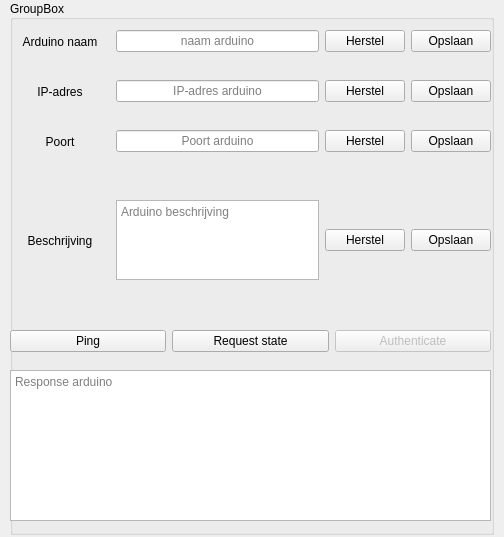
<?xml version="1.0" encoding="UTF-8"?>
<ui version="4.0">
 <class>bsfDeviceFormWidget</class>
 <widget class="QWidget" name="bsfDeviceFormWidget">
  <property name="geometry">
   <rect>
    <x>0</x>
    <y>0</y>
    <width>504</width>
    <height>537</height>
   </rect>
  </property>
  <property name="minimumSize">
   <size>
    <width>504</width>
    <height>537</height>
   </size>
  </property>
  <property name="windowTitle">
   <string>Form</string>
  </property>
  <widget class="QGroupBox" name="groupBoxDevice">
   <property name="geometry">
    <rect>
     <x>10</x>
     <y>0</y>
     <width>484</width>
     <height>535</height>
    </rect>
   </property>
   <property name="minimumSize">
    <size>
     <width>484</width>
     <height>535</height>
    </size>
   </property>
   <property name="maximumSize">
    <size>
     <width>16777215</width>
     <height>16777215</height>
    </size>
   </property>
   <property name="title">
    <string>GroupBox</string>
   </property>
   <property name="alignment">
    <set>Qt::AlignLeading|Qt::AlignLeft|Qt::AlignVCenter</set>
   </property>
   <widget class="QWidget" name="">
    <property name="geometry">
     <rect>
      <x>0</x>
      <y>20</y>
      <width>481</width>
      <height>43</height>
     </rect>
    </property>
    <layout class="QHBoxLayout" name="horizontalLayoutName">
     <property name="topMargin">
      <number>10</number>
     </property>
     <property name="rightMargin">
      <number>0</number>
     </property>
     <property name="bottomMargin">
      <number>10</number>
     </property>
     <item>
      <widget class="QLabel" name="labelName">
       <property name="minimumSize">
        <size>
         <width>100</width>
         <height>0</height>
        </size>
       </property>
       <property name="text">
        <string>Arduino naam</string>
       </property>
       <property name="alignment">
        <set>Qt::AlignCenter</set>
       </property>
      </widget>
     </item>
     <item>
      <widget class="QLineEdit" name="lineEditName">
       <property name="minimumSize">
        <size>
         <width>200</width>
         <height>0</height>
        </size>
       </property>
       <property name="maximumSize">
        <size>
         <width>300</width>
         <height>16777215</height>
        </size>
       </property>
       <property name="alignment">
        <set>Qt::AlignCenter</set>
       </property>
       <property name="placeholderText">
        <string extracomment="Arduino naam">naam arduino</string>
       </property>
      </widget>
     </item>
     <item>
      <widget class="QPushButton" name="pushButtonRecoverName">
       <property name="text">
        <string>Herstel</string>
       </property>
      </widget>
     </item>
     <item>
      <widget class="QPushButton" name="pushButtonSaveName">
       <property name="text">
        <string>Opslaan</string>
       </property>
      </widget>
     </item>
    </layout>
   </widget>
   <widget class="QWidget" name="">
    <property name="geometry">
     <rect>
      <x>0</x>
      <y>70</y>
      <width>481</width>
      <height>43</height>
     </rect>
    </property>
    <layout class="QHBoxLayout" name="horizontalLayoutIP">
     <property name="topMargin">
      <number>10</number>
     </property>
     <property name="rightMargin">
      <number>0</number>
     </property>
     <property name="bottomMargin">
      <number>10</number>
     </property>
     <item>
      <widget class="QLabel" name="label_IIPAddress">
       <property name="minimumSize">
        <size>
         <width>100</width>
         <height>0</height>
        </size>
       </property>
       <property name="text">
        <string>IP-adres</string>
       </property>
       <property name="alignment">
        <set>Qt::AlignCenter</set>
       </property>
      </widget>
     </item>
     <item>
      <widget class="QLineEdit" name="lineEditIPAddress">
       <property name="minimumSize">
        <size>
         <width>200</width>
         <height>0</height>
        </size>
       </property>
       <property name="maximumSize">
        <size>
         <width>300</width>
         <height>16777215</height>
        </size>
       </property>
       <property name="alignment">
        <set>Qt::AlignCenter</set>
       </property>
       <property name="placeholderText">
        <string extracomment="Arduino naam">IP-adres arduino</string>
       </property>
      </widget>
     </item>
     <item>
      <widget class="QPushButton" name="pushButtonRecoverIP">
       <property name="text">
        <string>Herstel</string>
       </property>
      </widget>
     </item>
     <item>
      <widget class="QPushButton" name="pushButtonSaveIP">
       <property name="text">
        <string>Opslaan</string>
       </property>
      </widget>
     </item>
    </layout>
   </widget>
   <widget class="QWidget" name="">
    <property name="geometry">
     <rect>
      <x>0</x>
      <y>120</y>
      <width>481</width>
      <height>43</height>
     </rect>
    </property>
    <layout class="QHBoxLayout" name="horizontalLayoutPort">
     <property name="topMargin">
      <number>10</number>
     </property>
     <property name="rightMargin">
      <number>0</number>
     </property>
     <property name="bottomMargin">
      <number>10</number>
     </property>
     <item>
      <widget class="QLabel" name="labelPort">
       <property name="minimumSize">
        <size>
         <width>100</width>
         <height>0</height>
        </size>
       </property>
       <property name="text">
        <string>Poort</string>
       </property>
       <property name="alignment">
        <set>Qt::AlignCenter</set>
       </property>
      </widget>
     </item>
     <item>
      <widget class="QLineEdit" name="lineEditPort">
       <property name="minimumSize">
        <size>
         <width>200</width>
         <height>0</height>
        </size>
       </property>
       <property name="maximumSize">
        <size>
         <width>300</width>
         <height>16777215</height>
        </size>
       </property>
       <property name="alignment">
        <set>Qt::AlignCenter</set>
       </property>
       <property name="placeholderText">
        <string extracomment="Arduino naam">Poort arduino</string>
       </property>
      </widget>
     </item>
     <item>
      <widget class="QPushButton" name="pushButtonRecoverPort">
       <property name="text">
        <string>Herstel</string>
       </property>
      </widget>
     </item>
     <item>
      <widget class="QPushButton" name="pushButtonSavePort">
       <property name="text">
        <string>Opslaan</string>
       </property>
      </widget>
     </item>
    </layout>
   </widget>
   <widget class="QWidget" name="">
    <property name="geometry">
     <rect>
      <x>0</x>
      <y>170</y>
      <width>481</width>
      <height>141</height>
     </rect>
    </property>
    <layout class="QHBoxLayout" name="horizontalLayoutDescription">
     <property name="rightMargin">
      <number>0</number>
     </property>
     <item>
      <widget class="QLabel" name="labelDescription">
       <property name="minimumSize">
        <size>
         <width>100</width>
         <height>0</height>
        </size>
       </property>
       <property name="text">
        <string>Beschrijving</string>
       </property>
       <property name="alignment">
        <set>Qt::AlignCenter</set>
       </property>
      </widget>
     </item>
     <item alignment="Qt::AlignHCenter">
      <widget class="QPlainTextEdit" name="plainTextEditDescription">
       <property name="maximumSize">
        <size>
         <width>16777215</width>
         <height>80</height>
        </size>
       </property>
       <property name="lineWrapMode">
        <enum>QPlainTextEdit::WidgetWidth</enum>
       </property>
       <property name="placeholderText">
        <string>Arduino beschrijving</string>
       </property>
      </widget>
     </item>
     <item>
      <widget class="QPushButton" name="pushButtonRecoverDescription">
       <property name="text">
        <string>Herstel</string>
       </property>
      </widget>
     </item>
     <item>
      <widget class="QPushButton" name="pushButtonSaveDescription">
       <property name="text">
        <string>Opslaan</string>
       </property>
      </widget>
     </item>
    </layout>
   </widget>
   <widget class="QWidget" name="">
    <property name="geometry">
     <rect>
      <x>0</x>
      <y>320</y>
      <width>481</width>
      <height>43</height>
     </rect>
    </property>
    <layout class="QHBoxLayout" name="horizontalLayoutTestButtons">
     <property name="topMargin">
      <number>10</number>
     </property>
     <property name="rightMargin">
      <number>0</number>
     </property>
     <property name="bottomMargin">
      <number>10</number>
     </property>
     <item>
      <widget class="QPushButton" name="pushButtonPing">
       <property name="text">
        <string>Ping</string>
       </property>
      </widget>
     </item>
     <item>
      <widget class="QPushButton" name="pushButtonRequestState">
       <property name="text">
        <string>Request state</string>
       </property>
      </widget>
     </item>
     <item>
      <widget class="QPushButton" name="pushButtonAuthenticate">
       <property name="enabled">
        <bool>false</bool>
       </property>
       <property name="text">
        <string>Authenticate</string>
       </property>
      </widget>
     </item>
    </layout>
   </widget>
   <widget class="QPlainTextEdit" name="plainTextEditResponseArduino">
    <property name="geometry">
     <rect>
      <x>0</x>
      <y>370</y>
      <width>481</width>
      <height>151</height>
     </rect>
    </property>
    <property name="placeholderText">
     <string>Response arduino</string>
    </property>
   </widget>
  </widget>
 </widget>
 <resources/>
 <connections/>
</ui>
